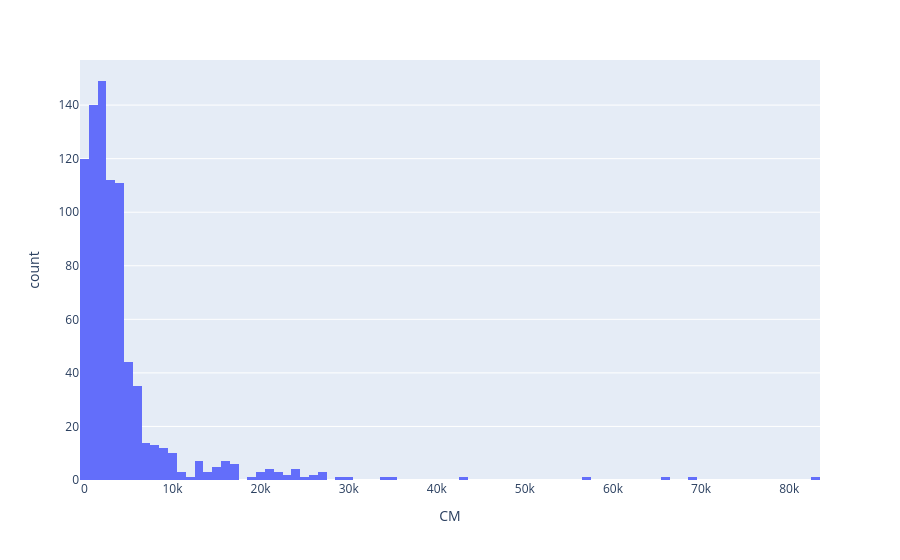

The notebook cell saved with this chart:
### Code cell
# Observation de la distribution
fig = px.histogram(data_model, x="CM")
fig.show()

### Figure 1 — Plotly figure (JSON) as saved in the notebook; plotly's stock layout.template omitted (floating-point values rounded to 4 significant figures; data arrays with more than 128 entries replaced by an {"elided": "..."} marker saying what was removed)
{"data": [{"bingroup": "x", "hovertemplate": "CM=%{x}<br>count=%{y}<extra></extra>", "legendgroup": "", "marker": {"color": "#636efa", "pattern": {"shape": ""}}, "name": "", "orientation": "v", "showlegend": false, "type": "histogram", "x": {"elided": "824 float values"}, "xaxis": "x", "yaxis": "y"}], "layout": {"barmode": "relative", "legend": {"tracegroupgap": 0}, "margin": {"t": 60}, "xaxis": {"anchor": "y", "domain": [0, 1], "title": {"text": "CM"}}, "yaxis": {"anchor": "x", "domain": [0, 1], "title": {"text": "count"}}}}
